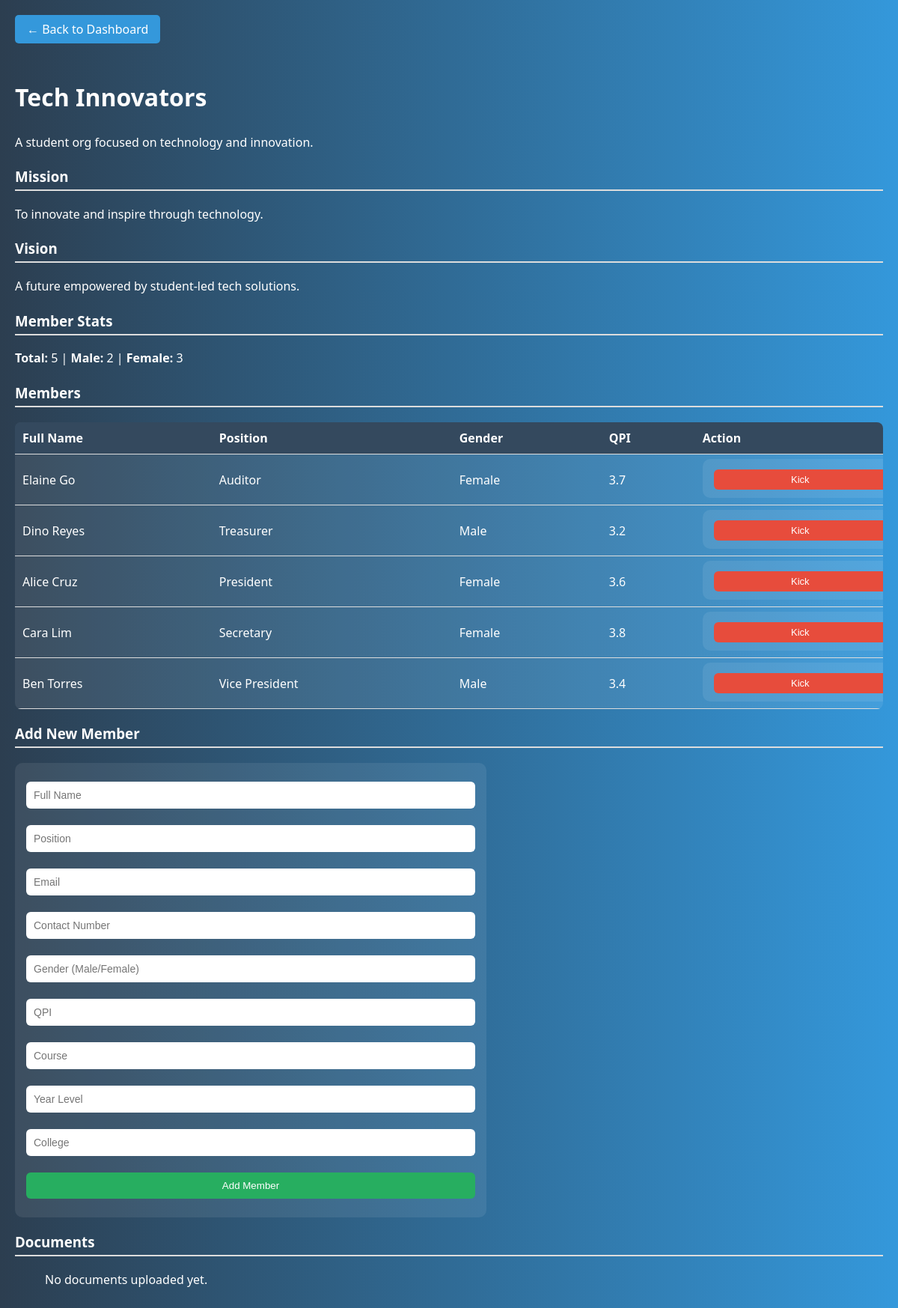
Before: /organization/19 with the older database file.
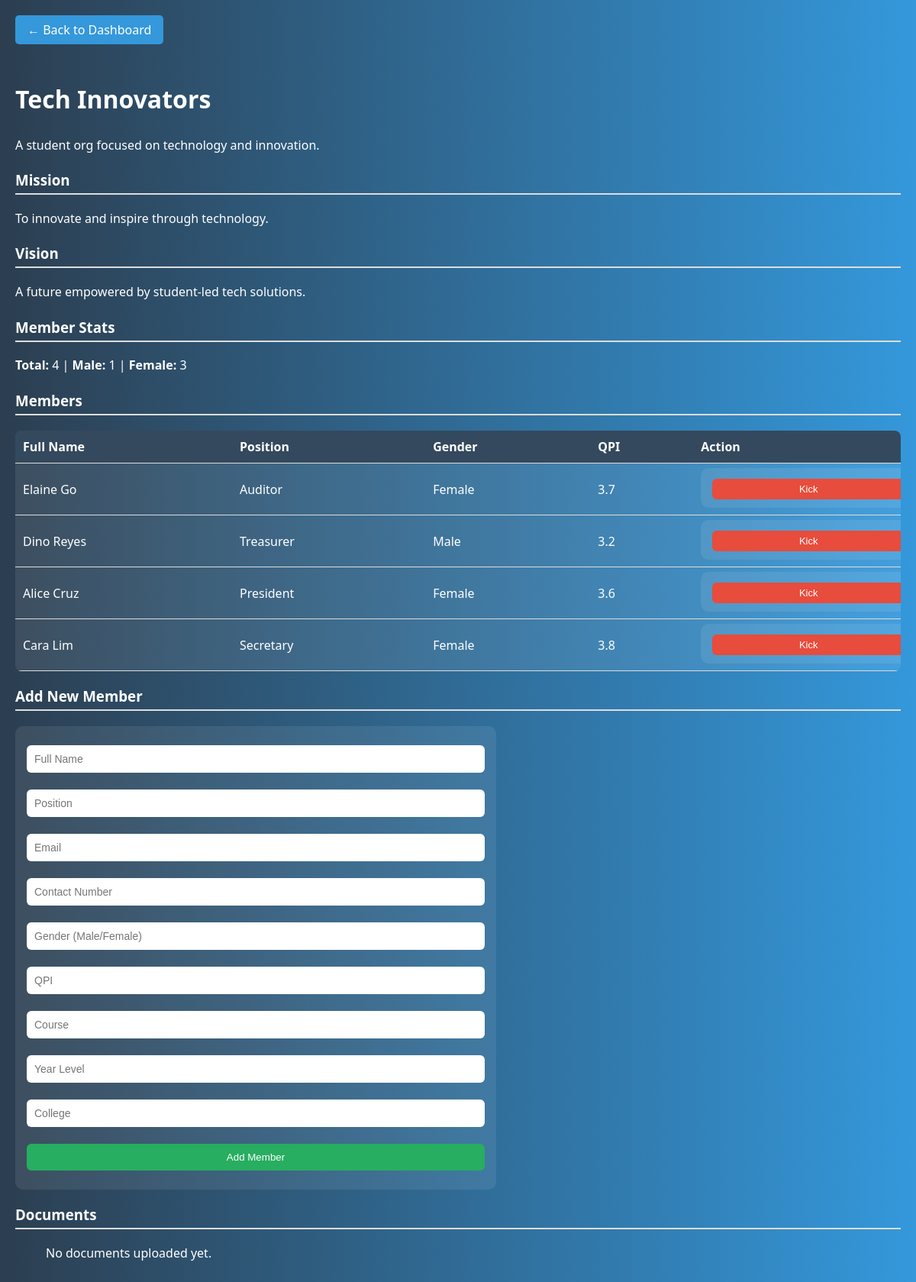
After: the same page with the newer database file.
### tables this page shows
CREATE TABLE members (
        id INTEGER PRIMARY KEY AUTOINCREMENT,
        org_id INTEGER,
        full_name TEXT,
        position TEXT,
        email TEXT,
        contact_no TEXT,
        sex TEXT,
        qpi REAL,
        course TEXT,
        year_level TEXT,
        college TEXT,
        FOREIGN KEY (org_id) REFERENCES organizations(id)
    );

### app.py (the view, shortened to what this page needs)
@app.route('/organization/<int:org_id>', methods=['GET', 'POST'])
def view_organization(org_id):
    db = get_db()
    org = db.execute('SELECT * FROM organizations WHERE id = ?', (org_id,)).fetchone()
    members = db.execute('''
        SELECT position, full_name, sex AS gender, qpi, id
        FROM members
        WHERE org_id = ?
    ''', (org_id,)).fetchall()
    documents = db.execute('SELECT * FROM documents WHERE org_id = ?', (org_id,)).fetchall()
    total_members = len(members)
    male_count = sum(1 for m in members if m['gender'] == 'Male')
    female_count = sum(1 for m in members if m['gender'] == 'Female')
    return render_template('organization_view.html',
                           org=org,
                           members=members,
                           documents=documents,
                           total_members=total_members,
                           male_count=male_count,
                           female_count=female_count)

### app.py (called while the page is built)
def get_db():
    db = getattr(g, '_database', None)
    if db is None:
        db = g._database = sqlite3.connect(DATABASE)
        db.row_factory = sqlite3.Row
    return db

@app.teardown_appcontext
def close_connection(exception):
    db = getattr(g, '_database', None)
    if db is not None:
        db.close()

### templates/organization_view.html (shortened to what this page needs)
{% extends 'base.html' %}
{% block content %}
<a href="{{ url_for('sacdev_dashboard') }}" class="back-btn">← Back to Dashboard</a>
<h2>{{ org.name }}</h2>
<p>{{ org.description }}</p>
<h3>Mission</h3>
<p>{{ org.mission }}</p>
<h3>Vision</h3>
<p>{{ org.vision }}</p>
<h3>Member Stats</h3>
<p><strong>Total:</strong> {{ total_members }} | <strong>Male:</strong> {{ male_count }} | <strong>Female:</strong> {{ female_count }}</p>
<h3>Members</h3>
{% if members %}
<table>
  <thead>
    <tr>
      <th>Full Name</th>
      <th>Position</th>
      <th>Gender</th>
      <th>QPI</th>
      <th>Action</th>
    </tr>
  </thead>
  <tbody>
    {% for member in members %}
    <tr>
      <td>{{ member.full_name }}</td>
      <td>{{ member.position }}</td>
      <td>{{ member.gender }}</td>
      <td>{{ member.qpi }}</td>
      <td>
        <form method="POST" style="display:inline;">
          <button type="submit" name="kick_member" class="kick-btn">Kick</button>
        </form>
      </td>
    </tr>
    {% endfor %}
  </tbody>
</table>
{% else %}
  <p>No members yet.</p>
{% endif %}
<h3>Add New Member</h3>
<form method="POST" style="max-width: 600px;">
  <input type="text" name="full_name" placeholder="Full Name" required>
  <input type="text" name="position" placeholder="Position" required>
  <input type="email" name="email" placeholder="Email">
  <input type="text" name="contact_no" placeholder="Contact Number">
  <input type="text" name="sex" placeholder="Gender (Male/Female)">
  <input type="number" step="0.01" name="qpi" placeholder="QPI">
  <input type="text" name="course" placeholder="Course">
  <input type="text" name="year_level" placeholder="Year Level">
  <input type="text" name="college" placeholder="College">
  <button type="submit" class="submit-btn" style="width: 100%;">Add Member</button>
</form>
<h3>Documents</h3>
<ul>
  {% for doc in documents %}
    <li>{{ doc.title }} - <a href="{{ url_for('static', filename=doc.file_path) }}" target="_blank">View</a></li>
  {% else %}
    <p>No documents uploaded yet.</p>
  {% endfor %}
</ul>
{% endblock %}

Changed rows visible on the page:
removed members: full_name "Ben Torres", position "Vice President", gender "Male", qpi "3.4"
Other visible differences:
{{ total_members }}: "5" → "4"
{{ male_count }}: "2" → "1"
